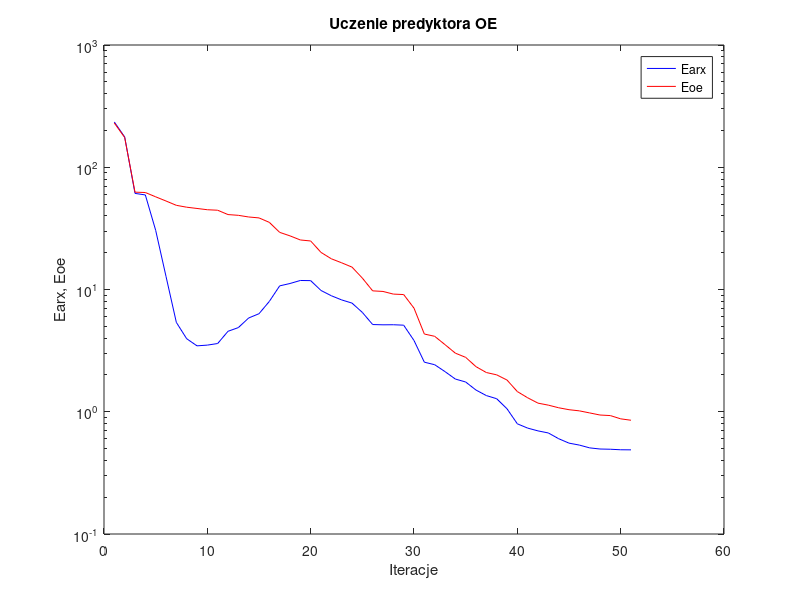
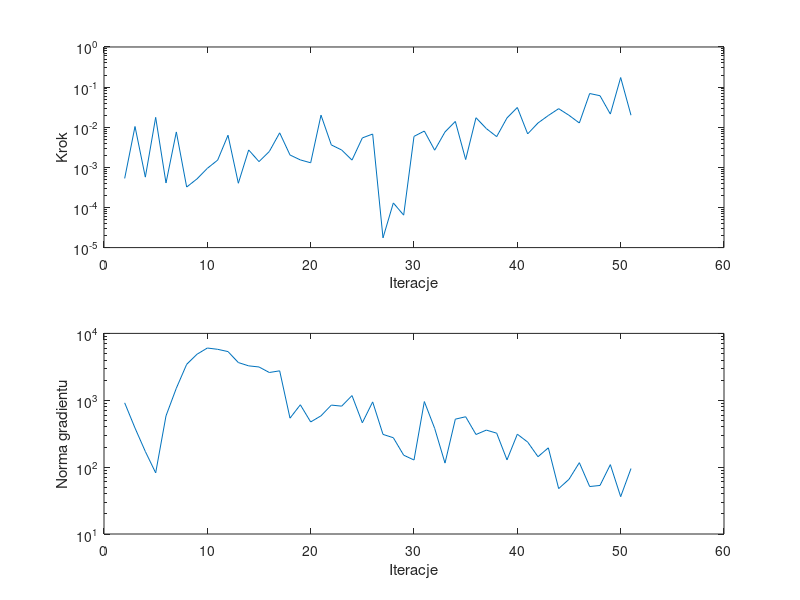

The MATLAB source for these figures, in order:
%uczenie predyktora oe
clear all;
n=0; farx(n+1)=2.343776e+002; foe(n+1)=2.299320e+002; wspucz(n+1)=0.000000e+000; ng(n+1)=0.000000e+000;
%odnowa zmiennej metryki
n=1; farx(n+1)=1.769995e+002; foe(n+1)=1.752120e+002; krok(n+1)=5.294487e-004; ng(n+1)=9.152509e+002;
n=2; farx(n+1)=6.111705e+001; foe(n+1)=6.256919e+001; krok(n+1)=1.042882e-002; ng(n+1)=3.845147e+002;
n=3; farx(n+1)=5.935894e+001; foe(n+1)=6.213139e+001; krok(n+1)=5.704577e-004; ng(n+1)=1.712753e+002;
n=4; farx(n+1)=3.049324e+001; foe(n+1)=5.730101e+001; krok(n+1)=1.759944e-002; ng(n+1)=8.208533e+001;
n=5; farx(n+1)=1.280550e+001; foe(n+1)=5.295789e+001; krok(n+1)=4.080480e-004; ng(n+1)=5.845188e+002;
n=6; farx(n+1)=5.384931e+000; foe(n+1)=4.882242e+001; krok(n+1)=7.632150e-003; ng(n+1)=1.515206e+003;
n=7; farx(n+1)=3.957154e+000; foe(n+1)=4.712179e+001; krok(n+1)=3.229906e-004; ng(n+1)=3.446449e+003;
n=8; farx(n+1)=3.460750e+000; foe(n+1)=4.602186e+001; krok(n+1)=5.157835e-004; ng(n+1)=4.875792e+003;
n=9; farx(n+1)=3.508256e+000; foe(n+1)=4.493311e+001; krok(n+1)=9.446471e-004; ng(n+1)=6.041155e+003;
n=10; farx(n+1)=3.615355e+000; foe(n+1)=4.450803e+001; krok(n+1)=1.516318e-003; ng(n+1)=5.778874e+003;
n=11; farx(n+1)=4.551569e+000; foe(n+1)=4.101452e+001; krok(n+1)=6.314847e-003; ng(n+1)=5.345250e+003;
n=12; farx(n+1)=4.879629e+000; foe(n+1)=4.043437e+001; krok(n+1)=4.015818e-004; ng(n+1)=3.663129e+003;
n=13; farx(n+1)=5.848662e+000; foe(n+1)=3.919614e+001; krok(n+1)=2.716773e-003; ng(n+1)=3.269815e+003;
n=14; farx(n+1)=6.338286e+000; foe(n+1)=3.851859e+001; krok(n+1)=1.389400e-003; ng(n+1)=3.147180e+003;
n=15; farx(n+1)=7.991367e+000; foe(n+1)=3.541461e+001; krok(n+1)=2.488900e-003; ng(n+1)=2.600432e+003;
n=16; farx(n+1)=1.070706e+001; foe(n+1)=2.933806e+001; krok(n+1)=7.251821e-003; ng(n+1)=2.755671e+003;
n=17; farx(n+1)=1.119718e+001; foe(n+1)=2.746231e+001; krok(n+1)=2.032216e-003; ng(n+1)=5.399980e+002;
n=18; farx(n+1)=1.185339e+001; foe(n+1)=2.542219e+001; krok(n+1)=1.532691e-003; ng(n+1)=8.562294e+002;
n=19; farx(n+1)=1.181803e+001; foe(n+1)=2.494197e+001; krok(n+1)=1.299476e-003; ng(n+1)=4.737631e+002;
n=20; farx(n+1)=9.817765e+000; foe(n+1)=2.011237e+001; krok(n+1)=1.999069e-002; ng(n+1)=5.851599e+002;
n=21; farx(n+1)=8.890166e+000; foe(n+1)=1.783432e+001; krok(n+1)=3.621201e-003; ng(n+1)=8.468440e+002;
n=22; farx(n+1)=8.218543e+000; foe(n+1)=1.653301e+001; krok(n+1)=2.707062e-003; ng(n+1)=8.164375e+002;
n=23; farx(n+1)=7.741121e+000; foe(n+1)=1.524717e+001; krok(n+1)=1.516318e-003; ng(n+1)=1.174880e+003;
n=24; farx(n+1)=6.497382e+000; foe(n+1)=1.240111e+001; krok(n+1)=5.414124e-003; ng(n+1)=4.605206e+002;
n=25; farx(n+1)=5.169082e+000; foe(n+1)=9.749148e+000; krok(n+1)=6.764823e-003; ng(n+1)=9.450474e+002;
%odnowa zmiennej metryki
n=26; farx(n+1)=5.141981e+000; foe(n+1)=9.640674e+000; krok(n+1)=1.747813e-005; ng(n+1)=3.087219e+002;
n=27; farx(n+1)=5.149169e+000; foe(n+1)=9.172240e+000; krok(n+1)=1.297027e-004; ng(n+1)=2.752307e+002;
n=28; farx(n+1)=5.107411e+000; foe(n+1)=9.091355e+000; krok(n+1)=6.447294e-005; ng(n+1)=1.509005e+002;
n=29; farx(n+1)=3.828292e+000; foe(n+1)=7.037458e+000; krok(n+1)=5.915528e-003; ng(n+1)=1.278287e+002;
n=30; farx(n+1)=2.543695e+000; foe(n+1)=4.323482e+000; krok(n+1)=8.029022e-003; ng(n+1)=9.564315e+002;
n=31; farx(n+1)=2.425666e+000; foe(n+1)=4.141300e+000; krok(n+1)=2.677949e-003; ng(n+1)=3.798321e+002;
n=32; farx(n+1)=2.129836e+000; foe(n+1)=3.540099e+000; krok(n+1)=7.632150e-003; ng(n+1)=1.148729e+002;
n=33; farx(n+1)=1.851871e+000; foe(n+1)=3.015852e+000; krok(n+1)=1.394089e-002; ng(n+1)=5.217671e+002;
n=34; farx(n+1)=1.751542e+000; foe(n+1)=2.785792e+000; krok(n+1)=1.564230e-003; ng(n+1)=5.668299e+002;
n=35; farx(n+1)=1.504720e+000; foe(n+1)=2.338034e+000; krok(n+1)=1.725161e-002; ng(n+1)=3.076111e+002;
n=36; farx(n+1)=1.356396e+000; foe(n+1)=2.093557e+000; krok(n+1)=9.248075e-003; ng(n+1)=3.578451e+002;
n=37; farx(n+1)=1.278312e+000; foe(n+1)=2.004235e+000; krok(n+1)=5.829556e-003; ng(n+1)=3.220355e+002;
n=38; farx(n+1)=1.057879e+000; foe(n+1)=1.817415e+000; krok(n+1)=1.706813e-002; ng(n+1)=1.284289e+002;
n=39; farx(n+1)=7.967671e-001; foe(n+1)=1.462594e+000; krok(n+1)=3.104538e-002; ng(n+1)=3.107684e+002;
n=40; farx(n+1)=7.348962e-001; foe(n+1)=1.301161e+000; krok(n+1)=6.822948e-003; ng(n+1)=2.370576e+002;
n=41; farx(n+1)=6.973979e-001; foe(n+1)=1.176041e+000; krok(n+1)=1.275465e-002; ng(n+1)=1.432155e+002;
n=42; farx(n+1)=6.706744e-001; foe(n+1)=1.132662e+000; krok(n+1)=1.958773e-002; ng(n+1)=1.942785e+002;
n=43; farx(n+1)=6.018900e-001; foe(n+1)=1.077979e+000; krok(n+1)=2.900728e-002; ng(n+1)=4.773645e+001;
n=44; farx(n+1)=5.537219e-001; foe(n+1)=1.039444e+000; krok(n+1)=1.982937e-002; ng(n+1)=6.577094e+001;
n=45; farx(n+1)=5.338098e-001; foe(n+1)=1.017141e+000; krok(n+1)=1.275465e-002; ng(n+1)=1.165947e+002;
n=46; farx(n+1)=5.064491e-001; foe(n+1)=9.781586e-001; krok(n+1)=6.918848e-002; ng(n+1)=5.127365e+001;
n=47; farx(n+1)=4.956905e-001; foe(n+1)=9.403273e-001; krok(n+1)=6.101054e-002; ng(n+1)=5.321470e+001;
n=48; farx(n+1)=4.935540e-001; foe(n+1)=9.304859e-001; krok(n+1)=2.128042e-002; ng(n+1)=1.090002e+002;
n=49; farx(n+1)=4.887556e-001; foe(n+1)=8.751007e-001; krok(n+1)=1.732520e-001; ng(n+1)=3.616002e+001;
n=50; farx(n+1)=4.879459e-001; foe(n+1)=8.521706e-001; krok(n+1)=1.989989e-002; ng(n+1)=9.530044e+001;

figure; semilogy(farx,'b'); hold on; semilogy(foe,'r'); xlabel('Iteracje'); ylabel('Earx, Eoe'); legend('Earx','Eoe'); title('Uczenie predyktora OE');
figure; subplot(2,1,1); semilogy(krok); xlabel('Iteracje'); ylabel('Krok');
subplot(2,1,2); semilogy(ng); xlabel('Iteracje'); ylabel('Norma gradientu');
Earx=farx(n+1)
Eoe=foe(n+1)
